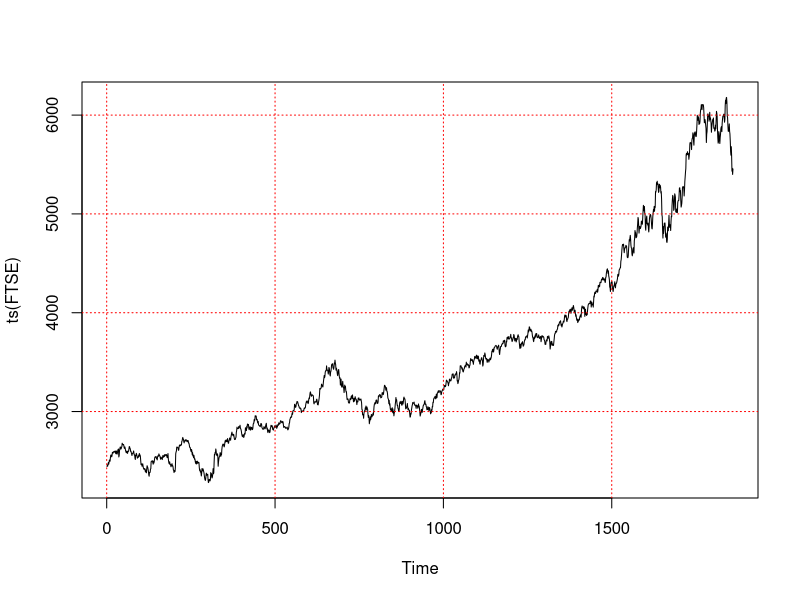
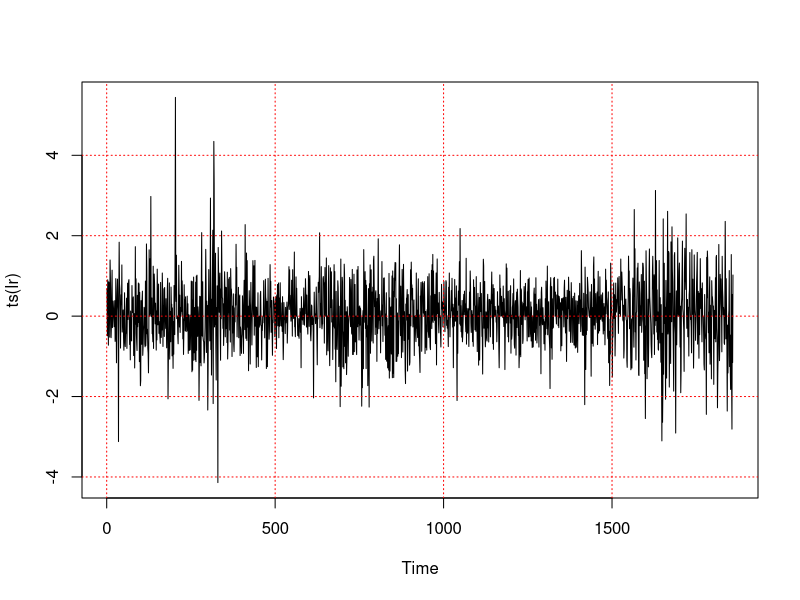

R code for these plots, in order:
## ---- chunk 1
library(tseries)
head(EuStockMarkets)
## ---- chunk 2
FTSE<-EuStockMarkets[,"FTSE"]
n<-length(FTSE)
plot(ts(FTSE))
grid(col="red")
## ---- chunk 3
lr<-diff(log(FTSE))*100
plot(ts(lr))
grid(col="red")
adf.test(log(FTSE))
adf.test(lr)
